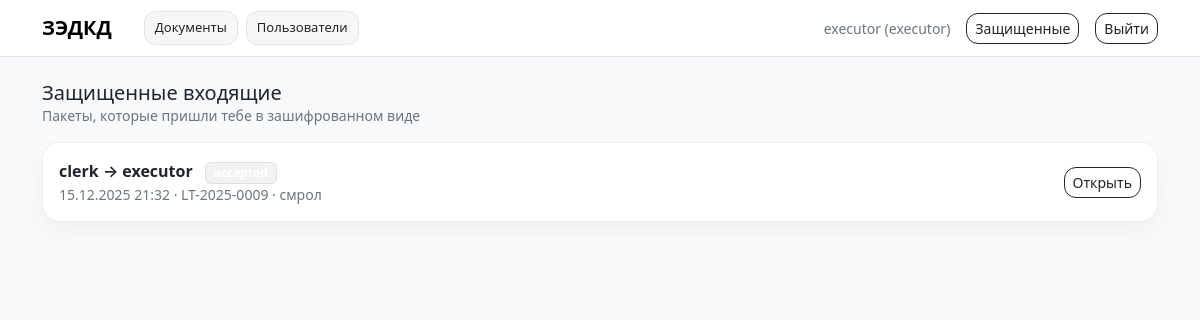
Screenshot of /secure/inbox (signed in) with the database file from the repository.
### app/models.py (models this page shows, shortened)
class User(db.Model, UserMixin):
    id = db.Column(db.Integer, primary_key=True)
    username = db.Column(db.String(80), unique=True, nullable=False)
    password_hash = db.Column(db.String(200), nullable=False)
    role = db.Column(db.String(30), nullable=False, default=Role.CLERK)

class SecureMessage(db.Model):
    id = db.Column(db.Integer, primary_key=True)
    from_user_id = db.Column(db.Integer, db.ForeignKey("user.id"), nullable=False)
    to_user_id = db.Column(db.Integer, db.ForeignKey("user.id"), nullable=False)
    document_id = db.Column(db.Integer, db.ForeignKey("document.id"), nullable=True)
    envelope_json = db.Column(db.Text, nullable=False)  # конверт: шифртекст/iv/tag/хеш/имито/подпись
    status = db.Column(db.String(20), nullable=False, default="new")  # new/opened/accepted
    created_at = db.Column(db.DateTime, default=datetime.utcnow)
    opened_at = db.Column(db.DateTime, nullable=True)
    from_user = db.relationship("User", foreign_keys=[from_user_id], backref="out_secure")
    to_user = db.relationship("User", foreign_keys=[to_user_id], backref="in_secure")
    document = db.relationship("Document", backref="secure_messages")

class Document(db.Model):
    id = db.Column(db.Integer, primary_key=True)
    doc_type = db.Column(db.String(30), nullable=False)
    title = db.Column(db.String(255), nullable=False)
    reg_number = db.Column(db.String(50), nullable=True)
    stage = db.Column(db.String(50), nullable=False, default="created")
    created_at = db.Column(db.DateTime, default=datetime.utcnow)
    created_by_id = db.Column(db.Integer, db.ForeignKey("user.id"), nullable=False)
    created_by = db.relationship("User", backref="created_documents")
    content_json = db.Column(db.Text, nullable=False, server_default="{}")
    confidentiality = db.Column(db.String(50), nullable=True)
    assigned_to_role = db.Column(db.String(30), nullable=True)
    security_json = db.Column(db.Text, nullable=True)

### app/main.py (the view)
@main_bp.route("/secure/inbox")
@login_required
def secure_inbox():
    msgs = (
        SecureMessage.query
        .filter_by(to_user_id=current_user.id)
        .order_by(SecureMessage.created_at.desc())
        .all()
    )
    return render_template("secure_inbox.html", me=current_user, msgs=msgs)

### app/models.py (called while the page is built)
@login_manager.user_loader
def load_user(user_id):
    return User.query.get(int(user_id))

### app/templates/secure_inbox.html
{% extends "base.html" %}
{% block content %}
<div class="d-flex align-items-center justify-content-between mb-3">
  <div>
    <div class="h5 mb-0">Защищенные входящие</div>
    <div class="text-secondary small">Пакеты, которые пришли тебе в зашифрованном виде</div>
  </div>
</div>
{% if not msgs %}
  <div class="card card-soft">
    <div class="card-body text-secondary">Пока пусто.</div>
  </div>
{% else %}
  <div class="row g-3">
    {% for m in msgs %}
      <div class="col-12">
        <div class="card card-soft">
          <div class="card-body d-flex align-items-center justify-content-between">
            <div>
              <div class="fw-semibold">
                {{ m.from_user.username }} → {{ m.to_user.username }}
                <span class="badge badge-soft ms-2">{{ m.status }}</span>
              </div>
              <div class="text-secondary small">
                {{ m.created_at.strftime("%d.%m.%Y %H:%M") }}
                {% if m.document %}
                  · {{ m.document.reg_number }} · {{ m.document.title }}
                {% endif %}
              </div>
            </div>
            <a class="btn btn-outline-dark btn-sm btn-round" href="/secure/{{ m.id }}">Открыть</a>
          </div>
        </div>
      </div>
    {% endfor %}
  </div>
{% endif %}
{% endblock %}

### app/templates/base.html (shortened to what this page needs)
<!doctype html>
<html lang="ru">
<head>
  <link href="https://cdn.jsdelivr.net/npm/bootstrap@5.3.3/dist/css/bootstrap.min.css" rel="stylesheet">
</head>
<body class="bg-light">
  <nav class="navbar navbar-expand-lg bg-white border-bottom">
    <div class="container">
      <div class="d-flex align-items-center gap-3">
        <span class="navbar-brand fw-semibold mb-0">ЗЭДКД</span>
        <div class="d-flex align-items-center gap-2">
          <a class="navbtn" href="{{ url_for('main.index') }}">Документы</a>
          <a class="navbtn" href="{{ url_for('main.users') }}">Пользователи</a>
        </div>
      </div>
      <div class="ms-auto d-flex align-items-center gap-3">
        <span class="text-secondary small">
          {{ me.username or me.login }} ({{ me.role }})
        </span>
        <a class="btn btn-outline-dark btn-sm btn-round" href="/secure/inbox">Защищенные</a>
        <a class="btn btn-outline-dark btn-sm btn-round" href="/logout">Выйти</a>
      </div>
    </div>
  </nav>
  <main class="container py-4">
    {% block content %}{% endblock %}
  </main>
</body>
</html>

### app/templates/base.html (style rules this page uses)
:root { --soft-bg: #f6f7fb; --card-radius: 18px; }
body { background: var(--soft-bg) !important; }
.card-soft { border-radius: var(--card-radius) !important; border: 1px solid rgba(0,0,0,.06) !important; box-shadow: 0 8px 20px rgba(0,0,0,.04); background: #fff; }
.btn-round { border-radius: 12px !important; }
.badge-soft { background: rgba(0,0,0,.05); border: 1px solid rgba(0,0,0,.08); }
.navbtn { border-radius: 12px; padding: 6px 10px; font-size: 13px; border: 1px solid rgba(0,0,0,.08); background: rgba(0,0,0,.03); text-decoration: none; color: inherit; }

### rows the page displays
User: username "executor", role "executor"
SecureMessage: from_user.username "clerk", to_user.username "executor", created_at "15.12.2025 21:32", document.reg_number "LT-2025-0009", document "смрол"
